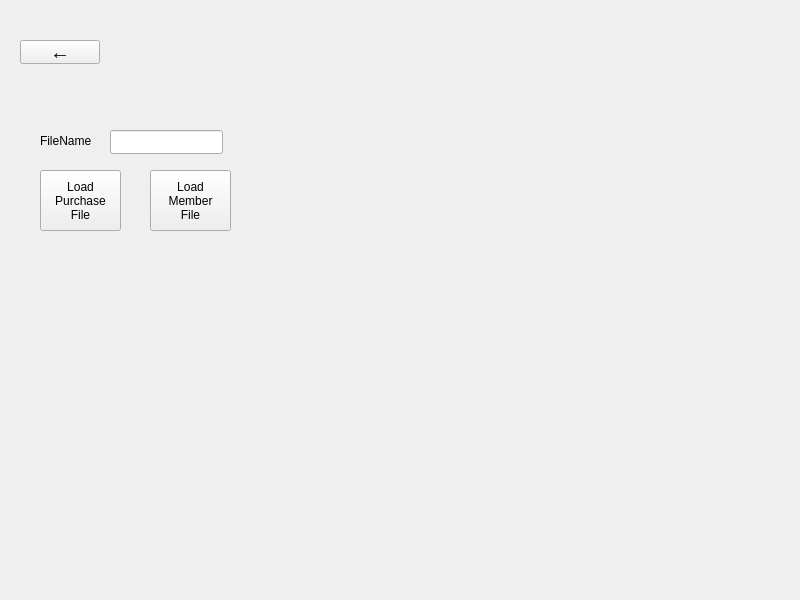
<?xml version="1.0" encoding="UTF-8"?>
<ui version="4.0">
 <class>AdminMenu</class>
 <widget class="QWidget" name="AdminMenu">
  <property name="geometry">
   <rect>
    <x>0</x>
    <y>0</y>
    <width>800</width>
    <height>600</height>
   </rect>
  </property>
  <property name="windowTitle">
   <string>Form</string>
  </property>
  <widget class="QPushButton" name="exit_button">
   <property name="geometry">
    <rect>
     <x>20</x>
     <y>40</y>
     <width>80</width>
     <height>24</height>
    </rect>
   </property>
   <property name="styleSheet">
    <string notr="true">font-size:20px</string>
   </property>
   <property name="text">
    <string>←</string>
   </property>
  </widget>
  <widget class="QLabel" name="file_name_label">
   <property name="geometry">
    <rect>
     <x>40</x>
     <y>130</y>
     <width>71</width>
     <height>21</height>
    </rect>
   </property>
   <property name="text">
    <string>FileName</string>
   </property>
  </widget>
  <widget class="QLineEdit" name="file_name_input">
   <property name="geometry">
    <rect>
     <x>110</x>
     <y>130</y>
     <width>113</width>
     <height>24</height>
    </rect>
   </property>
  </widget>
  <widget class="QPushButton" name="load_purchase_file_button">
   <property name="geometry">
    <rect>
     <x>40</x>
     <y>170</y>
     <width>81</width>
     <height>61</height>
    </rect>
   </property>
   <property name="text">
    <string>Load
Purchase
File</string>
   </property>
  </widget>
  <widget class="QPushButton" name="load_member_file_button">
   <property name="geometry">
    <rect>
     <x>150</x>
     <y>170</y>
     <width>81</width>
     <height>61</height>
    </rect>
   </property>
   <property name="text">
    <string>Load
Member
File</string>
   </property>
  </widget>
 </widget>
 <resources/>
 <connections/>
</ui>
